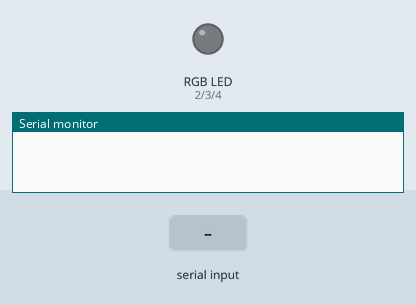
The sketch below on a simulated Arduino Uno, built with avr-gcc and run on an emulated ATmega328P. Shown: an RGB LED mixed from three pins (HIGH = lit), the last lines printed to the serial monitor. Inputs (shaded band) come from the test bench.

Above: at 1.2 s.
1.3 s: "RH\n" received over Serial
At 2.5 s:
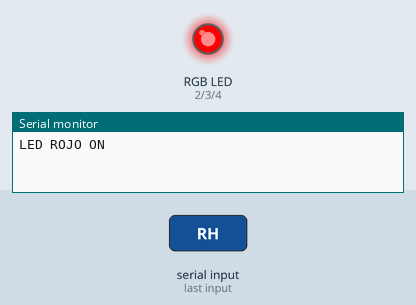
2.8 s: "GH\n" received over Serial
At 3.9 s:
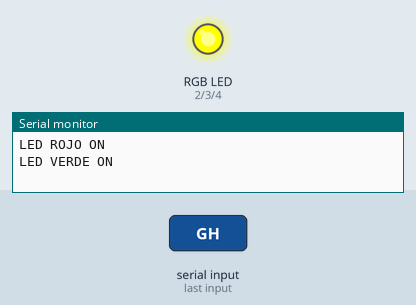
4.3 s: "RL\n" received over Serial
At 5.0 s:
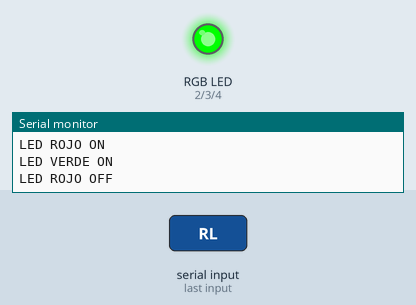
5.8 s: "BH\n" received over Serial
At 6.1 s:
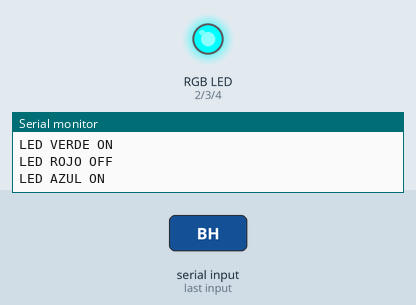
7.3 s: "GL\n" received over Serial
At 8.5 s:
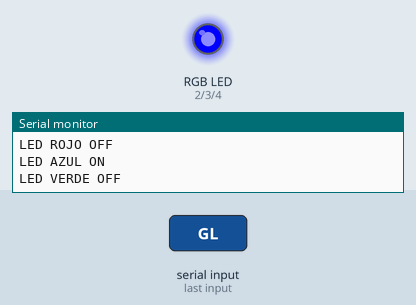
8.8 s: "RH\n" received over Serial
At 9.6 s:
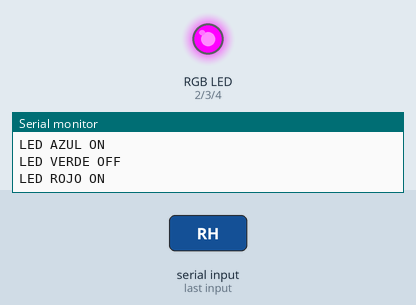
Timing chart, 0 to 11.3 s (numbered marks = the images above; inputs shaded):
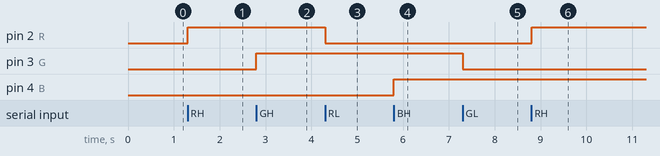

The sketch:

RGB.ino
```cpp
char val;
String string;
int R=2;
int G=3;
int B=4;
void setup() {
  // put your setup code here, to run once:
  Serial.begin(9600);
  pinMode(R,OUTPUT);
  pinMode(G,OUTPUT);
  pinMode(B,OUTPUT);
}

void loop() {
  // put your main code here, to run repeatedly:

  if(Serial.available()){
    val=Serial.read();
      if(val==10){
        //si hay nueva linea no se concatena a la cadena
      }else{
        string+=val;
      }

  }
  //LED ROJO
    if (string == "RH"){
      Serial.println("LED ROJO ON");
      digitalWrite(R,HIGH);

      string="";
    }
    if(string == "RL"){
      Serial.println("LED ROJO OFF");
      digitalWrite(R,LOW);
      string="";
    }

    //LED VERDE

    if (string == "GH"){
      Serial.println("LED VERDE ON");
      digitalWrite(G,HIGH);

      string="";
    }
    if(string == "GL"){
      Serial.println("LED VERDE OFF");
      digitalWrite(G,LOW);
      string="";
    }

    //LED AZUL

    if (string == "BH"){
      Serial.println("LED AZUL ON");
      digitalWrite(B,HIGH);

      string="";
    }
    if(string == "BL"){
      Serial.println("LED AZUL OFF");
      digitalWrite(B,LOW);
      string="";
    }
}
```

Measured:
- after the input at 1.3 s, pin 2 (R): LOW → HIGH at once
- after the input at 2.8 s, pin 3 (G): LOW → HIGH at once
- after the input at 4.3 s, pin 2 (R): HIGH → LOW at once
- after the input at 5.8 s, pin 4 (B): LOW → HIGH at once
- after the input at 7.3 s, pin 3 (G): HIGH → LOW at once
- after the input at 8.8 s, pin 2 (R): LOW → HIGH at once
